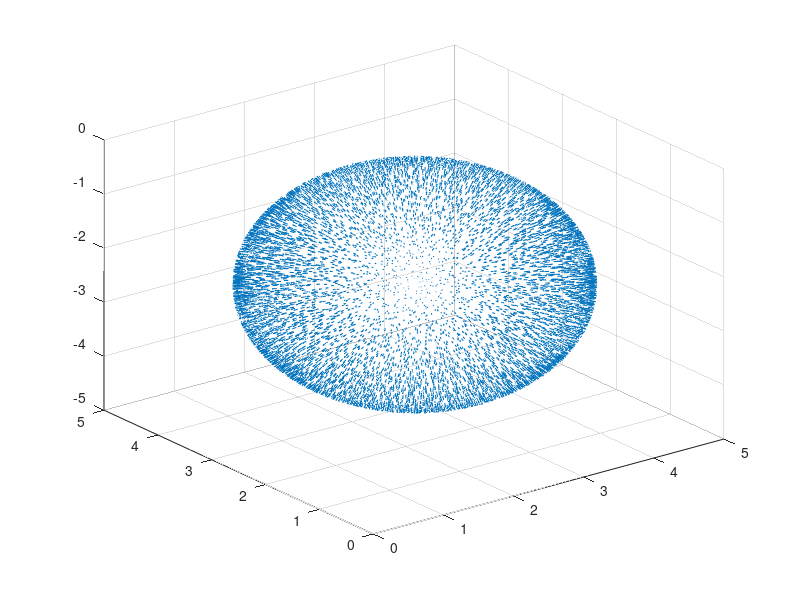

Recreate this plot in MATLAB.
figure;
particles = dlmread("particles.txt");
particles = particles(5:end, :)
% scatter3(particles(:, 1), particles(:, 2), particles(:, 3), '.');
quiver3(particles(:, 1), particles(:, 2), particles(:, 3), particles(:, 4), particles(:, 5), particles(:, 6));

% grads = dlmread("gradients");
% quiver3(grads(:, 1), grads(:, 2), grads(:, 3), grads(:, 4), grads(:, 5), grads(:, 6), 5);
